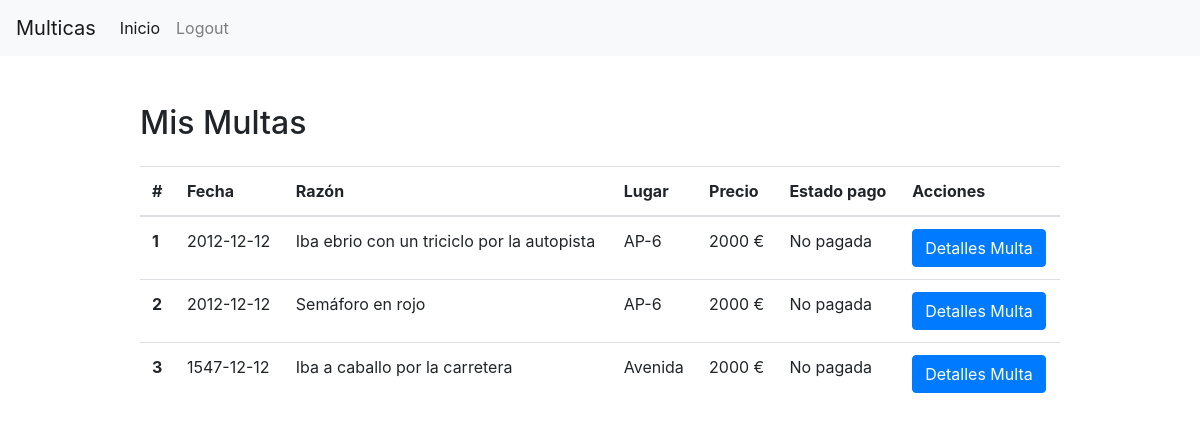
The page /php/main_infractor.php (signed in) on the database as committed earlier.
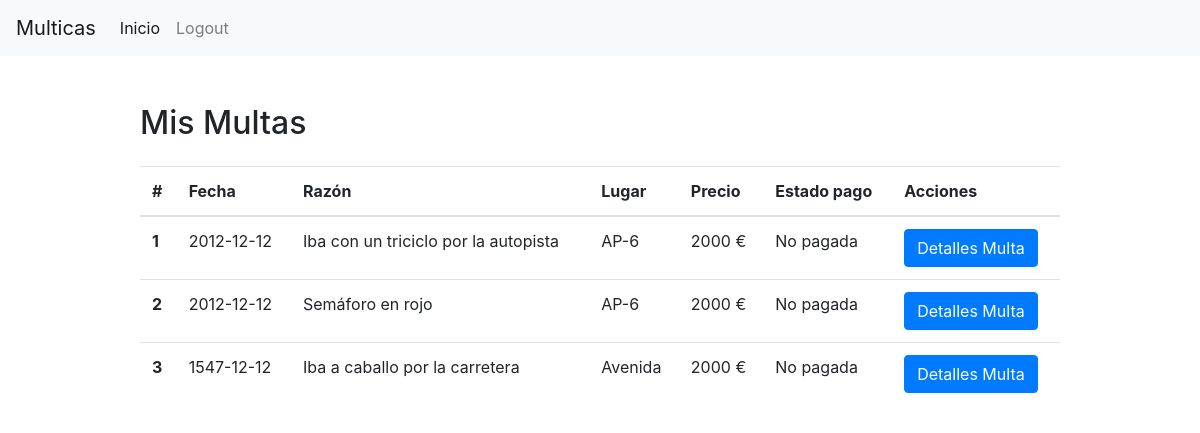
The same page on the database as committed later.
### tables this page shows
CREATE TABLE `multas` (
  `id` int(11) NOT NULL,
  `razon` varchar(255) NOT NULL,
  `fecha` date NOT NULL,
  `reclamada` tinyint(1) NOT NULL DEFAULT '0',
  `direccion` varchar(255) NOT NULL,
  `precio` float(5) NOT NULL,
  `estado` int(1) NOT NULL,
  `n_bastidor` varchar(50) NOT NULL
);

### php/obtener_multas_infractor.php (called while the page is built, shortened)
<?php
    $credencial = isset($_SESSION["credencial"]) ? $_SESSION["credencial"] : null;
    include "conexion_bd.php";
    $resultado = mysqli_query($conexion, "SELECT id, razon, fecha, reclamada, precio, estado, m.n_bastidor, direccion FROM multas m LEFT JOIN coches c ON m.n_bastidor = c.n_bastidor WHERE c.credencial = '$credencial'");
    $arrayMultas = array();
    while ($row = mysqli_fetch_array($resultado))
    {
        $idMulta = $row["id"];
        $razon = $row["razon"];
        $fecha = $row["fecha"];
        $reclamada = $row["reclamada"];
        $precio = $row["precio"];
        $estado = $row["estado"];
        $nbastidor = $row["n_bastidor"];
        $direccion = $row["direccion"];
        $arrayMultas[$idMulta] = array(
            "idMulta" => $idMulta,
            "razon" => $razon,
            "fecha" => $fecha,
            "reclamada" => $reclamada,
            "precio" => $precio,
            "estado" => $estado,
            "nbastidor" => $nbastidor,
            "direccion" => $direccion
        );
    }
?>

### php/main_infractor.php (the view, shortened to what this page needs)
<!doctype html>
<html lang="es">
<head>
  <link rel="stylesheet" href="https://stackpath.bootstrapcdn.com/bootstrap/4.1.3/css/bootstrap.min.css"crossorigin="anonymous">
</head>
<body>
  <nav class="navbar navbar-expand-lg navbar-light bg-light">
    <a class="navbar-brand" href="#">Multicas</a>
    <div class="collapse navbar-collapse" id="navbarSupportedContent">
      <ul class="navbar-nav mr-auto">
        <li class="nav-item active">
          <a class="nav-link" href="index.html">Inicio</a>
        </li>
        <li class="nav-item">
          <a class="nav-link" href="logout.php">Logout</a>
        </li>
      </ul>
    </div>
  </nav>
  <div class="container mt-5">
    <div class="row">
      <div class="col-md-1"></div>
      <div class="col-md-10">
        <h2>Mis Multas</h2>
        <table class="table mt-4">
          <thead>
            <tr>
              <th scope="col">#</th>
              <th scope="col">Fecha</th>
              <th scope="col">Razón</th>
              <th scope="col">Lugar</th>
              <th scope="col">Precio</th>
              <th scope="col">Estado pago</th>
              <th scope="col">Acciones</th>
            </tr>
          </thead>
          <tbody>
            <?php
                include "obtener_multas_infractor.php";
                $nrow = 0;
                foreach ($arrayMultas as $multa)
                {
                    ++$nrow;
                    $razon = $multa["razon"];
                    $fecha = $multa["fecha"];
                    $precio = $multa["precio"];
                    $estado = $multa["estado"];
                    $direccion = $multa["direccion"];
                    $estadoString = "";
                    switch ($estado)
                    {
                        case 0:
                            $estadoString = "No pagada";
                            break;
                    }
                    echo "<th scope='row'>$nrow</th>";
                    echo "<td>$fecha</td>";
                    echo "<td>$razon</td>";
                    echo "<td>$direccion</td>";
                    echo "<td>$precio €</td>";
                    echo "<td>$estadoString</td>";
                    echo "<td>";
                    echo "  <form action='obtener_detalles_multa.php' method='POST' ENCTYPE='multipart/form-data'>";
                    echo "    <input class='btn btn-primary' type='submit' value='Detalles Multa'>";
                    echo "  </form>";
                    echo "</td>";
                }
            ?>
          </tbody>
        </table>
      </div>
    </div>
  </div>
</body>
</html>

Rows that differ between the two databases and show on the page:
changed multas: razon "Iba ebrio con un triciclo por la autopista" → "Iba con un triciclo por la autopista"
